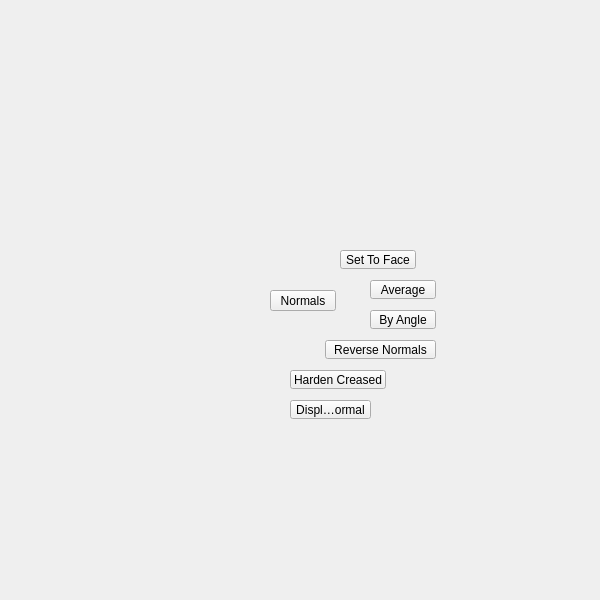
<?xml version="1.0" encoding="UTF-8"?>
<ui version="4.0">
 <class>QtUi</class>
 <widget class="QMainWindow" name="QtUi">
  <property name="enabled">
   <bool>true</bool>
  </property>
  <property name="geometry">
   <rect>
    <x>0</x>
    <y>0</y>
    <width>600</width>
    <height>600</height>
   </rect>
  </property>
  <property name="sizePolicy">
   <sizepolicy hsizetype="Ignored" vsizetype="Ignored">
    <horstretch>0</horstretch>
    <verstretch>0</verstretch>
   </sizepolicy>
  </property>
  <property name="minimumSize">
   <size>
    <width>0</width>
    <height>0</height>
   </size>
  </property>
  <property name="maximumSize">
   <size>
    <width>600</width>
    <height>600</height>
   </size>
  </property>
  <property name="cursor">
   <cursorShape>ArrowCursor</cursorShape>
  </property>
  <property name="windowTitle">
   <string>Toolkit</string>
  </property>
  <property name="whatsThis">
   <string>main</string>
  </property>
  <property name="toolButtonStyle">
   <enum>Qt::ToolButtonIconOnly</enum>
  </property>
  <property name="tabShape">
   <enum>QTabWidget::Triangular</enum>
  </property>
  <property name="dockNestingEnabled">
   <bool>true</bool>
  </property>
  <property name="dockOptions">
   <set>QMainWindow::AllowNestedDocks|QMainWindow::AllowTabbedDocks|QMainWindow::AnimatedDocks|QMainWindow::ForceTabbedDocks</set>
  </property>
  <widget class="QWidget" name="mainWindow">
   <property name="sizePolicy">
    <sizepolicy hsizetype="Ignored" vsizetype="Ignored">
     <horstretch>0</horstretch>
     <verstretch>0</verstretch>
    </sizepolicy>
   </property>
   <widget class="QPushButton" name="i005">
    <property name="geometry">
     <rect>
      <x>270</x>
      <y>290</y>
      <width>66</width>
      <height>21</height>
     </rect>
    </property>
    <property name="minimumSize">
     <size>
      <width>0</width>
      <height>21</height>
     </size>
    </property>
    <property name="maximumSize">
     <size>
      <width>16777215</width>
      <height>21</height>
     </size>
    </property>
    <property name="whatsThis">
     <string>normals</string>
    </property>
    <property name="text">
     <string>Normals</string>
    </property>
   </widget>
   <widget class="TkToolButton" name="tb001">
    <property name="enabled">
     <bool>true</bool>
    </property>
    <property name="geometry">
     <rect>
      <x>290</x>
      <y>370</y>
      <width>96</width>
      <height>19</height>
     </rect>
    </property>
    <property name="maximumSize">
     <size>
      <width>999</width>
      <height>19</height>
     </size>
    </property>
    <property name="toolTip">
     <string>Harden all creased edges on the selected object.</string>
    </property>
    <property name="text">
     <string>Harden Creased</string>
    </property>
    <property name="iconSize">
     <size>
      <width>18</width>
      <height>18</height>
     </size>
    </property>
   </widget>
   <widget class="TkToolButton" name="tb002">
    <property name="enabled">
     <bool>true</bool>
    </property>
    <property name="geometry">
     <rect>
      <x>370</x>
      <y>310</y>
      <width>66</width>
      <height>19</height>
     </rect>
    </property>
    <property name="maximumSize">
     <size>
      <width>999</width>
      <height>19</height>
     </size>
    </property>
    <property name="toolTip">
     <string>Set normal angle</string>
    </property>
    <property name="text">
     <string>By Angle</string>
    </property>
    <property name="iconSize">
     <size>
      <width>18</width>
      <height>18</height>
     </size>
    </property>
   </widget>
   <widget class="QPushButton" name="b010">
    <property name="enabled">
     <bool>true</bool>
    </property>
    <property name="geometry">
     <rect>
      <x>325</x>
      <y>340</y>
      <width>111</width>
      <height>19</height>
     </rect>
    </property>
    <property name="maximumSize">
     <size>
      <width>999</width>
      <height>19</height>
     </size>
    </property>
    <property name="toolTip">
     <string>Reverse Selected Normals</string>
    </property>
    <property name="text">
     <string>Reverse Normals</string>
    </property>
    <property name="iconSize">
     <size>
      <width>18</width>
      <height>18</height>
     </size>
    </property>
   </widget>
   <widget class="TkToolButton" name="tb000">
    <property name="enabled">
     <bool>true</bool>
    </property>
    <property name="geometry">
     <rect>
      <x>290</x>
      <y>400</y>
      <width>81</width>
      <height>19</height>
     </rect>
    </property>
    <property name="maximumSize">
     <size>
      <width>999</width>
      <height>19</height>
     </size>
    </property>
    <property name="toolTip">
     <string>Display face normals</string>
    </property>
    <property name="text">
     <string>Display Normal</string>
    </property>
    <property name="iconSize">
     <size>
      <width>18</width>
      <height>18</height>
     </size>
    </property>
   </widget>
   <widget class="QPushButton" name="b006">
    <property name="enabled">
     <bool>true</bool>
    </property>
    <property name="geometry">
     <rect>
      <x>340</x>
      <y>250</y>
      <width>76</width>
      <height>19</height>
     </rect>
    </property>
    <property name="maximumSize">
     <size>
      <width>999</width>
      <height>19</height>
     </size>
    </property>
    <property name="toolTip">
     <string>Set Normals to face</string>
    </property>
    <property name="text">
     <string>Set To Face</string>
    </property>
    <property name="iconSize">
     <size>
      <width>18</width>
      <height>18</height>
     </size>
    </property>
   </widget>
   <widget class="TkToolButton" name="tb004">
    <property name="enabled">
     <bool>true</bool>
    </property>
    <property name="geometry">
     <rect>
      <x>370</x>
      <y>280</y>
      <width>66</width>
      <height>19</height>
     </rect>
    </property>
    <property name="minimumSize">
     <size>
      <width>0</width>
      <height>0</height>
     </size>
    </property>
    <property name="maximumSize">
     <size>
      <width>999</width>
      <height>19</height>
     </size>
    </property>
    <property name="toolTip">
     <string>Average Edge Normals</string>
    </property>
    <property name="text">
     <string>Average</string>
    </property>
    <property name="iconSize">
     <size>
      <width>18</width>
      <height>18</height>
     </size>
    </property>
   </widget>
  </widget>
 </widget>
 <customwidgets>
  <customwidget>
   <class>TkToolButton</class>
   <extends>QToolButton</extends>
   <header>widgets.tktoolbutton.h</header>
  </customwidget>
 </customwidgets>
 <resources/>
 <connections/>
 <designerdata>
  <property name="gridDeltaX">
   <number>5</number>
  </property>
  <property name="gridDeltaY">
   <number>10</number>
  </property>
  <property name="gridSnapX">
   <bool>true</bool>
  </property>
  <property name="gridSnapY">
   <bool>true</bool>
  </property>
  <property name="gridVisible">
   <bool>true</bool>
  </property>
 </designerdata>
</ui>
